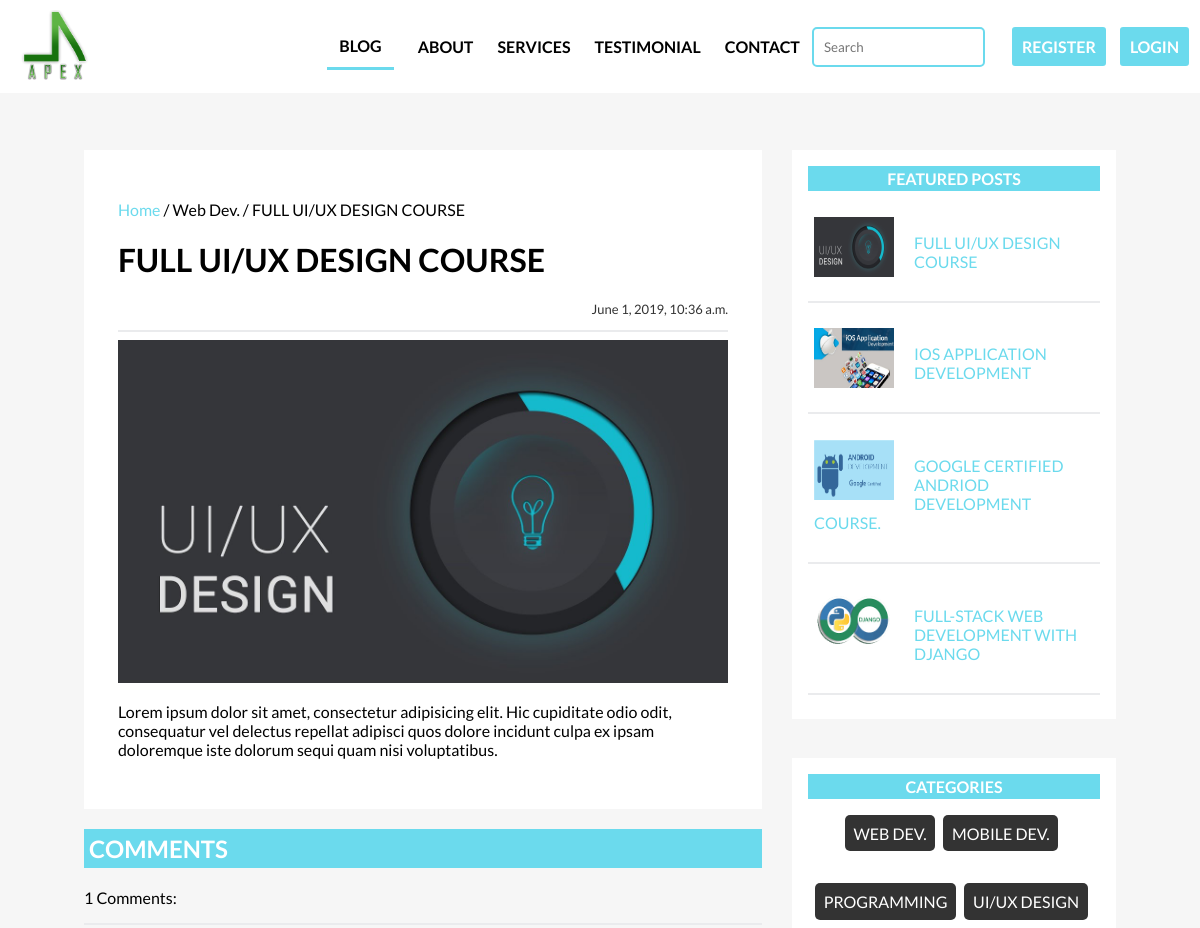
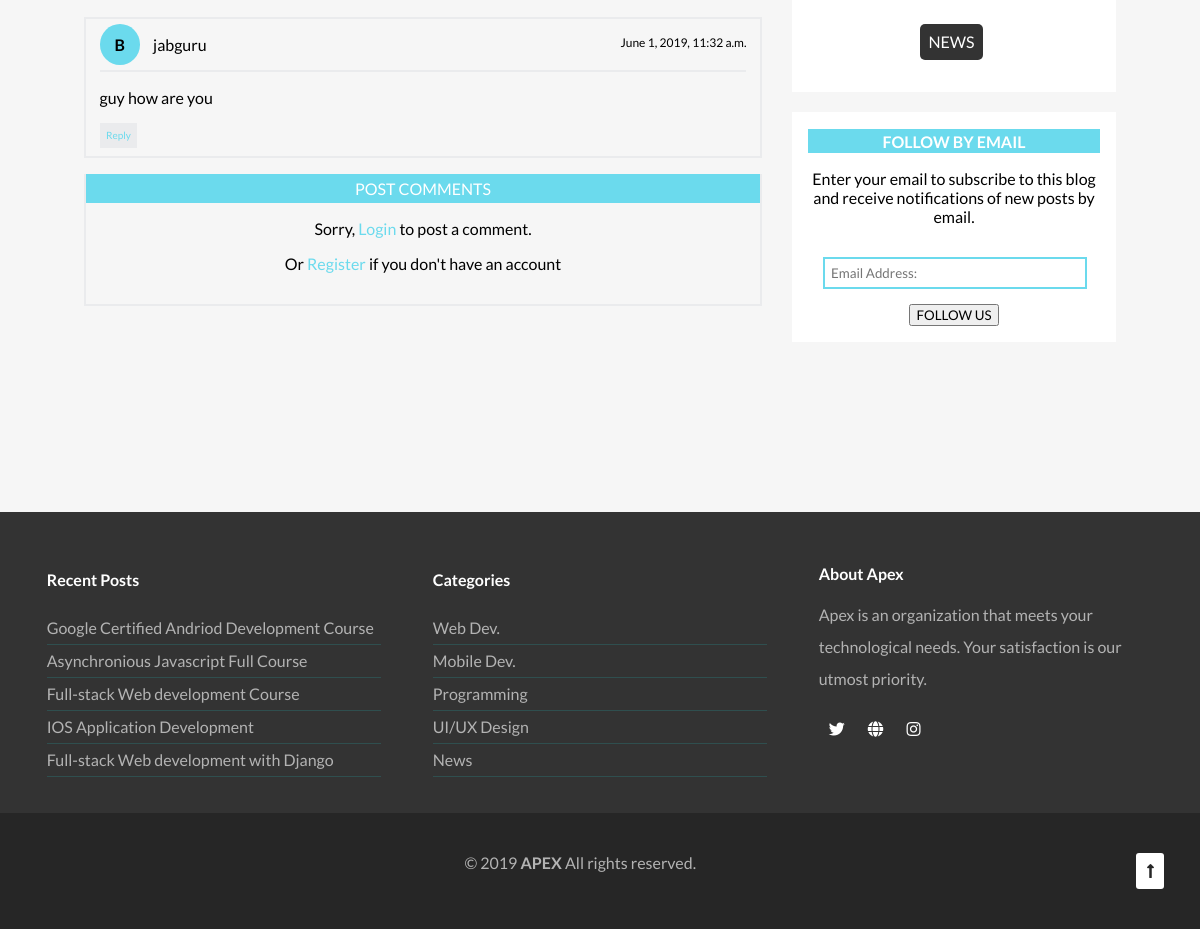
Screenshot of /post/7/ with the database file from the repository (2 pictures, top to bottom).
### blog/models.py (models this page shows, shortened)
class Post(models.Model):
    author = models.ForeignKey(settings.AUTH_USER_MODEL, on_delete=models.CASCADE, null=True)
    title = models.CharField(max_length=50, unique=True)
    featured_image = models.ImageField(upload_to='featured-images/', null=True, blank=True)
    body = models.TextField()
    published = models.DateTimeField(auto_now_add=True)
    category = models.ForeignKey(Category, on_delete=models.CASCADE, null=True)
    is_featured = models.BooleanField(null=True,default=False)

class Comment(models.Model):
    name = models.ForeignKey(User, on_delete=models.CASCADE, null=True)
    email = models.EmailField(null=True)
    post = models.ForeignKey(Post, on_delete=models.CASCADE, related_name='comments')
    body = models.TextField()
    posted = models.DateTimeField(auto_now_add=True)
    active = models.BooleanField(default = False)

### blog/views.py (the view, shortened to what this page needs)
# urls.py: path('post/<int:post_id>/', views.post, name='post'),
def post(request, post_id):
	post = Post.objects.get(id=post_id)
	featured_posts = Post.objects.filter(is_featured=True).order_by('-published')
	form = CommentForm()
	comments = post.comments.all()
	num_of_comments = len(comments)
	active_comments = post.comments.filter(active=True)
	return render(request, 'blog/post.html', {'post': post, 'featured_posts': featured_posts, 'comments': comments, 'num_of_comments': num_of_comments, 'active_comments': active_comments, 'form': form, })

### blog/forms.py
class CommentForm(forms.ModelForm):
	body = forms.CharField(label='', widget=forms.Textarea(
		attrs={"placeholder": "Type your comment here", "class": "input", "cols": 50, "rows": 7, })
	)
	class Meta:
		model = Comment
		fields = ('body', )

### templates/blog/post.html
<!DOCTYPE html>
	{% extends 'blog/base.html' %}
		{% block body_block %}
		<div class="container">
			{% load static %}
			<link rel="stylesheet" type="text/css" href="{% static 'blog/css/post.css' %}">
			<content>
				<div class="post-body">
					<p><a href="{% url 'index' %}" class="home">Home</a> / Web Dev. / {{ post.title }}</p>
					<h1 class="post-title">{{ post.title }}</h1>
					<p class="post-date">{{ post.published }}</p>
					<hr>
					<img src="{{ post.featured_image.url }}" width="100%">
					<p>{{ post.body }}</p>
				</div>
				<div class="comments">
					<h2 class="comments-head">COMMENTS</h2>
					<p>{{num_of_comments}} Comments:</p>
					<hr>
					<div class="post-comment">
						{% for comment in active_comments %}
						<div class="comment-content">
							<p><span class="profile-img">B</span> {{ comment.name }} <span class="comment-time">{{ comment.posted }}</span></p>
							<hr>
							<p>{{ comment.body }}</p>
							<a href="" class="reply">Reply</a>
						</div>
						{% endfor %}
						<div class="new-comment">
							<p class="comments-head">POST COMMENTS</p>
							{% if user.is_authenticated %}
								<form method="post">
								{{form}}
								{% csrf_token %}
								<p><input type="submit" class="button" value="SUBMIT"></p>
							</form>
							{% else %}
								<p>Sorry, <a href="{% url 'blog:login' %}">Login</a> to post a comment.</p>
								<p>Or <a href="{% url 'blog:register' %}">Register</a> if you don't have an account</p>
							{% endif %}
						</div>
					</div>
				</div>
			</content>
			<aside>
				<div class="aside-item">
					<p class="aside-title">FEATURED POSTS</p>
					{% for post in featured_posts %}
						<div class="pop-post">
							<img class="pop-img" src="{{post.featured_image.url}}">
							<p class="pop-title"><a href="../{{post.id}}"> {{post.title}}</a></p>
						</div>
						<hr>
					{% endfor %}
				</div>
				<br>
				<div class="aside-item cat">
					<p class="aside-title">CATEGORIES</p>
					<p class="cat-item">Web Dev.</p>
					<p class="cat-item">Mobile Dev.</p>
					<p class="cat-item">Programming</p>
					<p class="cat-item">UI/UX Design</p>
					<p class="cat-item">News</p>
				</div>
				<div class="aside-item fbe">
					<p class="aside-title">FOLLOW BY EMAIL</p>
					<p>Enter your email to subscribe to this blog and receive notifications of new posts by email.</p>
					<input class="fbe-email" type="email" name="email" placeholder="Email Address:">
					<br>
					<button class="submit">FOLLOW US</button>
				</div>
			</aside>
		</div>
		{% endblock %}

### static/blog/css/styles.css (style rules this page uses)
html { scroll-behavior: smooth; }
body { margin: 0; font-family: 'Lato', sans-serif; }
p { font-family: 'Lato', sans-serif; }
a { text-decoration: none; color: #6BDAED; }
.cat { color: #ACAAB2; }
.post-title { text-transform: uppercase; font-weight: bold; }
.post-date { color: #6BDAED; }

### static/blog/css/post.css (style rules this page uses)
body { background-color: #F6F6F6; }
hr { border: solid 1px #EAEBED; clear: all; }
body * { font-family: 'Lato', sans-serif; }
.container { display: grid; grid-template-columns: repeat(12, 1fr); grid-gap: 30px; margin: 150px 7%; }
content { grid-column: 1 / 9; }
.home { color: #6BDAED; }
.post-title { text-transform: uppercase; }
.post-date { color: #333333; font-size: small; text-align: right; }
.post-body { padding: 5%; background-color: #fff; }
.comments-head { background-color: #6BDAED; padding: 5px; color: #fff; }
.post-comment { margin-top: 3%; }
.profile-img { border-radius: 100%; padding: 11px 15px; background-color: #6BDAED; font-weight: bold; margin-right: 10px; }
.comment-content { border: solid 2px #EAEBED; padding: 0 2% 2%; margin-top: 10px; }
.comment-time { float: right; font-size: 12px; }
.reply { background-color: #EAEBED; padding: 1%; font-size: x-small; }
.new-comment { text-align: center; border-left: solid 2px #EAEBED; border-right: solid 2px #EAEBED; border-bottom: solid 2px #EAEBED; padding-bottom: 15px; }
aside { grid-column: 9 / 13; }
.aside-title { background-color: #6BDAED; color: #fff; margin: 0; padding: 1%; text-align: center; font-weight: bold; }
.aside-item { background-color: #fff; padding: 5%; margin-bottom: 20px; }
.pop-post { margin-top: 20px; padding: 2%; cursor: pointer; }
.pop-img { width: 80px; height: 60px; float: left; margin-right: 20px; }
.pop-title { text-transform: uppercase; }
.cat { text-align: center; }
.cat-item { display: inline-flex; text-transform: uppercase; margin-right: 5px; padding: 3%; background-color: #333333; color: #fff; border-radius: 5px; cursor: pointer; }
.fbe { text-align: center; }
.fbe-email { margin: 15px; width: 85%; border: solid 2px #6BDAED; padding: 2%; }

### rows the page displays
Post: title "FULL UI/UX DESIGN COURSE", published "June 1, 2019, 10:36 a.m.", featured_image (picture), body "Lorem ipsum dolor sit amet, consectetur adipisicing elit. Hic cupiditate odio odit, consequatur vel delectus repellat adipisci quos dolore incidunt culpa ex ipsam doloremque iste dolorum sequi quam nisi voluptatibus."
Comment: name "jabguru", posted "June 1, 2019, 11:32 a.m.", body "guy how are you"
Post: featured_image (picture), title "IOS APPLICATION DEVELOPMENT"
Post: featured_image (picture), title "GOOGLE CERTIFIED ANDRIOD DEVELOPMENT COURSE."
Post: featured_image (picture), title "FULL-STACK WEB DEVELOPMENT WITH DJANGO"

### other values shown
{{ num_of_comments }} "1"
